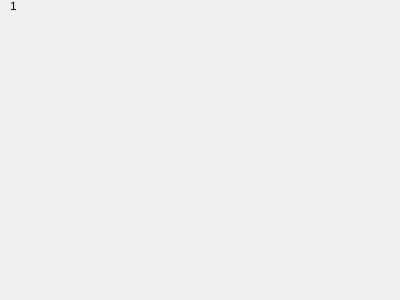
Frame 1 (no input)
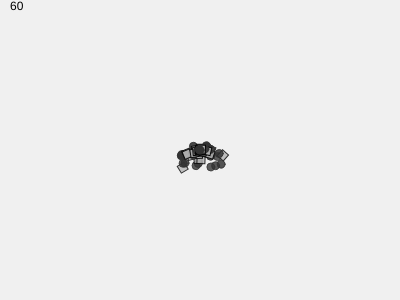
Frame 60 (no input)
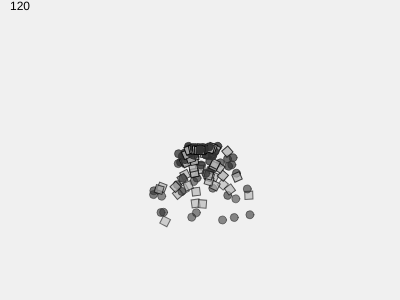
Frame 120 (the mouse pressed at the canvas centre since frame 60)

The p5.js sketch that drew these frames (run headless with seeded random() and noise() and a simulated clock; from frame 60 on, the mouse is pressed at the canvas centre):

// p5.js sketch
// ── sketch.js
/// <reference path="../../p5.global-mode.d.ts" />
class Particle {
    constructor(pos = createVector()) {
        this.position = pos.copy();
        this.velocity = createVector(random(-0.5, 0.5), random(-0.3, 0.1));
        this.acceleration = createVector(0, 0.0);
        // TODO 角速度と加速度

        this.lifespan = 255;
        this.mass = 1;
    }
    run() {
        this.update();
        this.display();
    }
    // F=MA, A=F/M
    applyForce(force) {
        let f = force.copy();
        f.div(this.mass); //A=F/M
        this.acceleration.add(f);
    }
    update() {
        this.velocity.add(this.acceleration);
        this.position.add(this.velocity);
        this.lifespan -= 1;
        this.acceleration.mult(0);
    }
    display() {
        push();
        translate(this.position.x, this.position.y);
        fill(50, this.lifespan);
        stroke(50, this.lifespan);
        ellipse(0, 0, 8, 8);
        pop();
    }
    isDead() {
        return this.lifespan <= 0;
    }
}
class Confetti extends Particle {
    constructor(pos = createVector()) {
        super(pos);
    }
    display() {
        let theta = map(this.position.x, 0, width, 0, TWO_PI*2);
        push();
        translate(this.position.x, this.position.y);
        rotate(theta);
        fill(175, this.lifespan);
        stroke(0, this.lifespan);

        rectMode(CENTER);
        rect(0, 0, 8, 8);
        pop();
    }
}
class ParticleSystem {
    constructor(pos = createVector()) {
        this.origin = pos.copy();
        this.ps = [];
    }
    addParticle() {
        if (random(1) < 0.5)
            this.ps.push(new Particle(this.origin))
        else
            this.ps.push(new Confetti(this.origin))
    }
    applyForce(force) {
        this.ps.forEach((p)=>p.applyForce(force));
    }
    run() {
        this.ps.forEach((p)=>p.run());
        this.ps = this.ps.filter((n)=>!n.isDead());
    }
}

let psys;
let gravity;
function setup() {
    createCanvas(400, 300);
    psys = new ParticleSystem(createVector(width/2, height/2));
    gravity = createVector(0, 0.01);
}
function draw() {
    background(240);
    psys.applyForce(gravity);
    psys.run();
    psys.addParticle();

    text(psys.ps.length, 10, 10);
}
